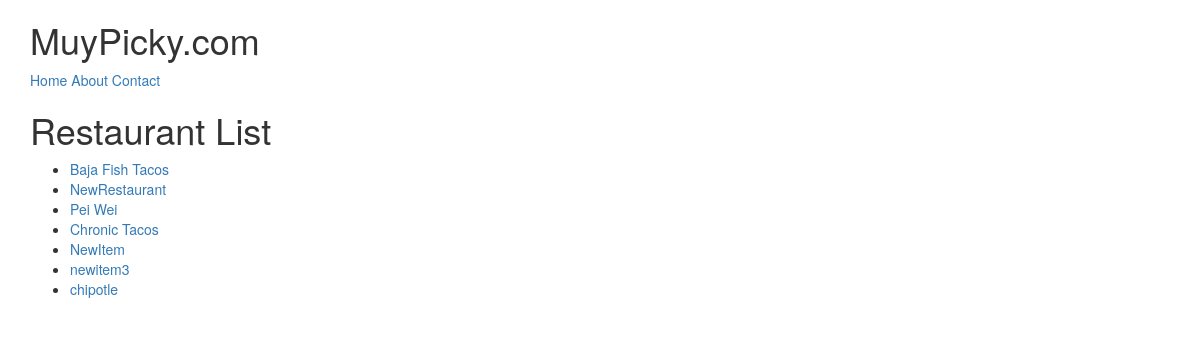
/restaurants/, run on an earlier commit of the app's database.
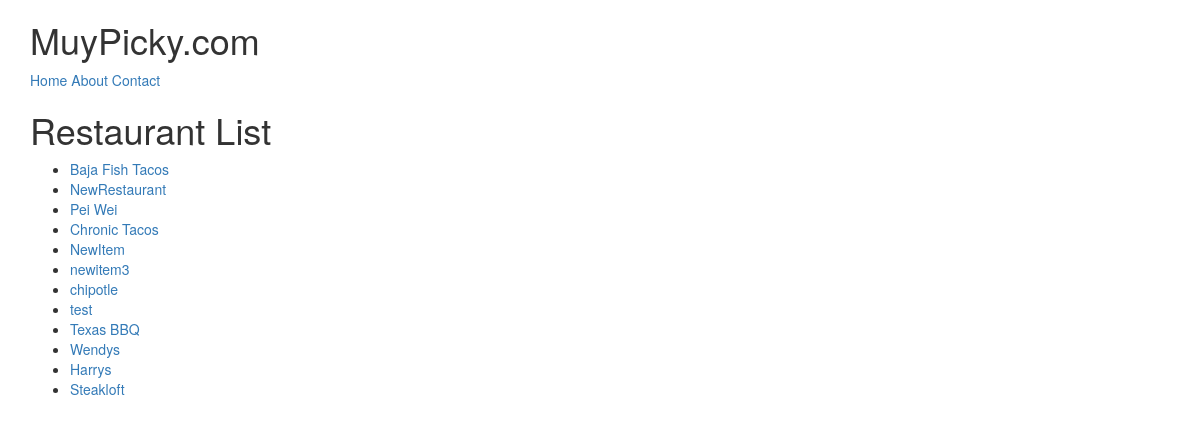
And on a later commit of the database.
### restaurants/models.py (models this page shows, shortened)
class RestaurantLocation(models.Model):
    owner           = models.ForeignKey(User)
    name            = models.CharField(max_length=120)
    location        = models.CharField(max_length=120, null=True, blank=True)
    category        = models.CharField(max_length=120, null=True, blank=True, validators=[validate_category])
    timestamp       = models.DateTimeField(auto_now_add=True)
    updated         = models.DateTimeField(auto_now=True)
    slug            = models.SlugField(null=True, blank=True)
    def __str__(self):
        return self.name

### restaurants/views.py (the view)
# urls.py: url(r'^restaurants/$', RestaurantListView.as_view()),
class RestaurantListView(ListView):
    template_name = 'restaurants/restaurants_list.html'
    def get_queryset(self):
        print(self.kwargs)
        slug = self.kwargs.get("slug")
        if slug:
            queryset = queryset = RestaurantLocation.objects.filter(
                Q(category__iexact=slug) |
                Q(category__contains=slug)
            )
        else:
            queryset = queryset = RestaurantLocation.objects.all()
        return queryset

### restaurants/templates/restaurants/restaurants_list.html (shortened to what this page needs)
{% extends "base.html" %}
{% block content %}
<h1>Restaurant List</h1>
<ul>
  {% for obj in object_list %}
    <li><a href='/restaurants/{{ obj.slug }}/'>{{ obj }}</a></li>
  {% endfor %}
</ul>
{% endblock content %}

### templates/base.html (shortened to what this page needs)
<!DOCTYPE html>
<html lang=en>
<head>
  {% include 'snippets/css.html' %}
</head>
<body>
{% include 'snippets/nav.html' %}
<div class='container'>
{% block content %}{% endblock content %}
</div>
</body>
</html>

### templates/snippets/css.html (shortened to what this page needs)
<link rel="stylesheet" href="https://maxcdn.bootstrapcdn.com/bootstrap/3.3.7/css/bootstrap.min.css">
<link rel="stylesheet" href="https://maxcdn.bootstrapcdn.com/bootstrap/3.3.7/css/bootstrap-theme.min.css">

### templates/snippets/nav.html
<div class='container'>
<h1>MuyPicky.com</h1>
<a href='/'>Home</a>
<a href='/about'>About</a>
<a href='/contact'>Contact</a>
</div>

What changed in the data, as far as the page shows it:
added RestaurantLocation: name "test"
added RestaurantLocation: name "Texas BBQ"
added RestaurantLocation: name "Wendys"
added RestaurantLocation: name "Harrys"
added RestaurantLocation: name "Steakloft"
